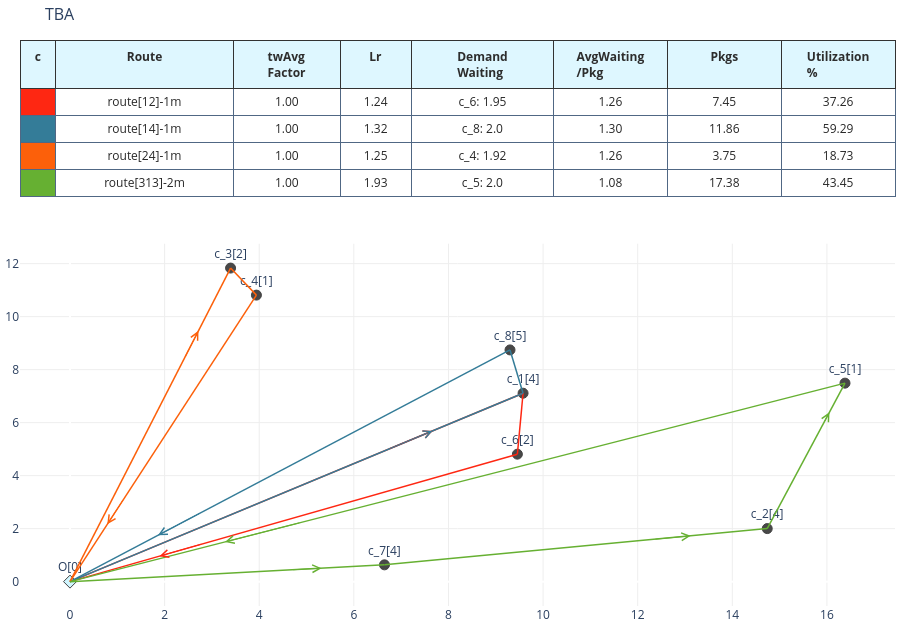

This figure's notebook cell:
### Code cell
# tWLPrelax_model.init_routes_df
# tWLPrelax_model.shortCuttingColumns()
tWLPrelax_model.solveModel()
print(tWLPrelax_model.model.ObjVal,[(v.varName, round(v.x)) for v in tWLPrelax_model.model.getVars() if v.x>0])

tW_sol = tWLPrelax_model.getRouteSolution(tWLPrelax_model.model.getVars(),
                                             edge_plot_config,_nodeTce,
                                              tWLPrelax_model.customer_demand)
vis_sol.plot_network(tW_sol,_nodeTce,_display_cus_dem=True,
                            _cus_dem=_cusDem,_title="TBA",
                        _display_plot=True,_display_info_table=True,
                     _show_all_info=False)

### Figure 1 — Plotly figure (JSON) as saved in the notebook; plotly's stock layout.template omitted (floating-point values rounded to 4 significant figures)
{"data": [{"cells": {"align": ["center", "center", "center", "center", "center", "center", "center", "center"], "fill": {"color": [["#FE2712", "#347C98", "#FC600A", "#66B032"], ["#FFFFFF"]]}, "font": {"color": ["rgb(40, 40, 40)", "rgb(40, 40, 40)", "rgb(40, 40, 40)", "rgb(40, 40, 40)", "rgb(40, 40, 40)", "rgb(40, 40, 40)"], "size": 12}, "format": [null, null, ".2f", ".2f", null, ".2f", ".2f", ".2f", ".2f"], "height": 27, "line": {"color": "#506784"}, "prefix": [null, null, null, null, null, null, null, null, null, null, null, null, null, null, null, null], "suffix": [null, null, null, null, null, null, null, null, null, null, null, null, null, null, null, null], "values": [[" "], ["route[12]-1m", "route[14]-1m", "route[24]-1m", "route[313]-2m"], [1, 1, 1, 1], [1.242, 1.318, 1.249, 1.931], ["c_6: 1.95", "c_8: 2.0", "c_4: 1.92", "c_5: 2.0"], [1.256, 1.301, 1.259, 1.076], [7.452, 11.86, 3.746, 17.38], [37.26, 59.29, 18.73, 43.45]]}, "columnorder": [0, 1, 2, 3, 4, 5, 6, 7], "columnwidth": [1, 5, 3, 2, 4, 3.2, 3.2, 3.2], "domain": {"x": [0, 1], "y": [0.6501, 1.0]}, "header": {"align": ["center", "center", "center", "center", "center", "center", "center", "center"], "fill": {"color": "#DEF7FF"}, "font": {"color": ["rgb(45, 45, 45)", "rgb(45, 45, 45)", "rgb(45, 45, 45)", "rgb(45, 45, 45)", "rgb(45, 45, 45)", "rgb(45, 45, 45)", "rgb(45, 45, 45)", "rgb(45, 45, 45)"], "size": 12}, "height": 30, "line": {"color": "rgb(50, 50, 50)"}, "values": [["<b>c</b>"], ["<b>Route</b>"], ["<b>twAvg<br>Factor</b>"], ["<b>Lr</b>"], ["<b>Demand<br>Waiting</b>"], ["<b>AvgWaiting<br>/Pkg</b>"], ["<b>Pkgs</b>"], ["<b>Utilization<br>%</b>"]]}, "type": "table"}, {"marker": {"color": ["#484848", "#484848", "#484848", "#484848", "#484848", "#484848", "#484848", "#484848", "#D0F6FF"], "colorscale": [[0, "rgb(0,0,0)"], [0.25, "rgb(230,0,0)"], [0.5, "rgb(230,210,0)"], [0.75, "rgb(255,255,255)"], [1, "rgb(160,200,255)"]], "line": {"width": 1}, "reversescale": true, "showscale": false, "size": 10, "symbol": ["circle", "circle", "circle", "circle", "circle", "circle", "circle", "circle", "diamond"]}, "mode": "markers+text", "name": "Node", "text": ["c_7[4]", "c_1[4]", "c_8[5]", "c_4[1]", "c_5[1]", "c_6[2]", "c_2[4]", "c_3[2]", "O[0]"], "textposition": "top center", "type": "scatter", "x": [6.648, 9.577, 9.301, 3.941, 16.38, 9.457, 14.74, 3.394, 0], "xaxis": "x", "y": [0.6334, 7.11, 8.744, 10.81, 7.49, 4.81, 2.001, 11.83, 0], "yaxis": "y"}, {"line": {"color": "#FE2712", "width": 1.5}, "mode": "lines", "name": "route[12]-1m", "text": "", "textposition": "middle center", "type": "scatter", "x": [0, 9.577, null, 9.577, 9.457, null, 9.457, 0, null], "xaxis": "x", "y": [0, 7.11, null, 7.11, 4.81, null, 4.81, 0, null], "yaxis": "y"}, {"line": {"color": "#347C98", "width": 1.5}, "mode": "lines", "name": "route[14]-1m", "text": "", "textposition": "middle center", "type": "scatter", "x": [0, 9.577, null, 9.577, 9.301, null, 9.301, 0, null], "xaxis": "x", "y": [0, 7.11, null, 7.11, 8.744, null, 8.744, 0, null], "yaxis": "y"}, {"line": {"color": "#FC600A", "width": 1.5}, "mode": "lines", "name": "route[24]-1m", "text": "", "textposition": "middle center", "type": "scatter", "x": [3.941, 0, null, 3.394, 3.941, null, 0, 3.394, null], "xaxis": "x", "y": [10.81, 0, null, 11.83, 10.81, null, 0, 11.83, null], "yaxis": "y"}, {"line": {"color": "#66B032", "width": 1.5}, "mode": "lines", "name": "route[313]-2m", "text": "", "textposition": "middle center", "type": "scatter", "x": [6.648, 14.74, null, 14.74, 16.38, null, 0, 6.648, null, 16.38, 0, null], "xaxis": "x", "y": [0.6334, 2.001, null, 2.001, 7.49, null, 0, 0.6334, null, 7.49, 0, null], "yaxis": "y"}], "layout": {"annotations": [{"arrowcolor": "#FE2712", "arrowhead": 5, "arrowsize": 1.5, "ax": 6.704, "axref": "x", "ay": 4.977, "ayref": "y", "showarrow": true, "x": 7.662, "xref": "x", "y": 5.688, "yref": "y"}, {"arrowcolor": "#FE2712", "arrowhead": 5, "arrowsize": 1.5, "ax": 9.493, "axref": "x", "ay": 5.5, "ayref": "y", "showarrow": true, "x": 9.481, "xref": "x", "y": 5.27, "yref": "y"}, {"arrowcolor": "#FE2712", "arrowhead": 5, "arrowsize": 1.5, "ax": 2.837, "axref": "x", "ay": 1.443, "ayref": "y", "showarrow": true, "x": 1.891, "xref": "x", "y": 0.962, "yref": "y"}, {"arrowcolor": "#347C98", "arrowhead": 5, "arrowsize": 1.5, "ax": 6.704, "axref": "x", "ay": 4.977, "ayref": "y", "showarrow": true, "x": 7.662, "xref": "x", "y": 5.688, "yref": "y"}, {"arrowcolor": "#347C98", "arrowhead": 5, "arrowsize": 1.5, "ax": 9.384, "axref": "x", "ay": 8.254, "ayref": "y", "showarrow": true, "x": 9.356, "xref": "x", "y": 8.417, "yref": "y"}, {"arrowcolor": "#347C98", "arrowhead": 5, "arrowsize": 1.5, "ax": 2.79, "axref": "x", "ay": 2.623, "ayref": "y", "showarrow": true, "x": 1.86, "xref": "x", "y": 1.749, "yref": "y"}, {"arrowcolor": "#FC600A", "arrowhead": 5, "arrowsize": 1.5, "ax": 1.182, "axref": "x", "ay": 3.244, "ayref": "y", "showarrow": true, "x": 0.7881, "xref": "x", "y": 2.162, "yref": "y"}, {"arrowcolor": "#FC600A", "arrowhead": 5, "arrowsize": 1.5, "ax": 3.777, "axref": "x", "ay": 11.12, "ayref": "y", "showarrow": true, "x": 3.831, "xref": "x", "y": 11.02, "yref": "y"}, {"arrowcolor": "#FC600A", "arrowhead": 5, "arrowsize": 1.5, "ax": 2.376, "axref": "x", "ay": 8.283, "ayref": "y", "showarrow": true, "x": 2.715, "xref": "x", "y": 9.466, "yref": "y"}, {"arrowcolor": "#66B032", "arrowhead": 5, "arrowsize": 1.5, "ax": 12.31, "axref": "x", "ay": 1.591, "ayref": "y", "showarrow": true, "x": 13.12, "xref": "x", "y": 1.728, "yref": "y"}, {"arrowcolor": "#66B032", "arrowhead": 5, "arrowsize": 1.5, "ax": 15.89, "axref": "x", "ay": 5.844, "ayref": "y", "showarrow": true, "x": 16.05, "xref": "x", "y": 6.393, "yref": "y"}, {"arrowcolor": "#66B032", "arrowhead": 5, "arrowsize": 1.5, "ax": 4.653, "axref": "x", "ay": 0.4434, "ayref": "y", "showarrow": true, "x": 5.318, "xref": "x", "y": 0.5067, "yref": "y"}, {"arrowcolor": "#66B032", "arrowhead": 5, "arrowsize": 1.5, "ax": 4.915, "axref": "x", "ay": 2.247, "ayref": "y", "showarrow": true, "x": 3.276, "xref": "x", "y": 1.498, "yref": "y"}], "autosize": false, "barmode": "stack", "height": 628, "hovermode": "closest", "margin": {"b": 20, "l": 5, "r": 5, "t": 40}, "plot_bgcolor": "rgba(0,0,0,0)", "showlegend": false, "title": {"font": {"size": 16}, "text": "TBA"}, "xaxis": {"anchor": "y", "domain": [0, 1], "gridcolor": "#eee", "showgrid": true, "showticklabels": true, "zeroline": true}, "yaxis": {"anchor": "x", "domain": [0, 0.6401], "gridcolor": "#eee", "showgrid": true, "showticklabels": true, "zeroline": true}}}
